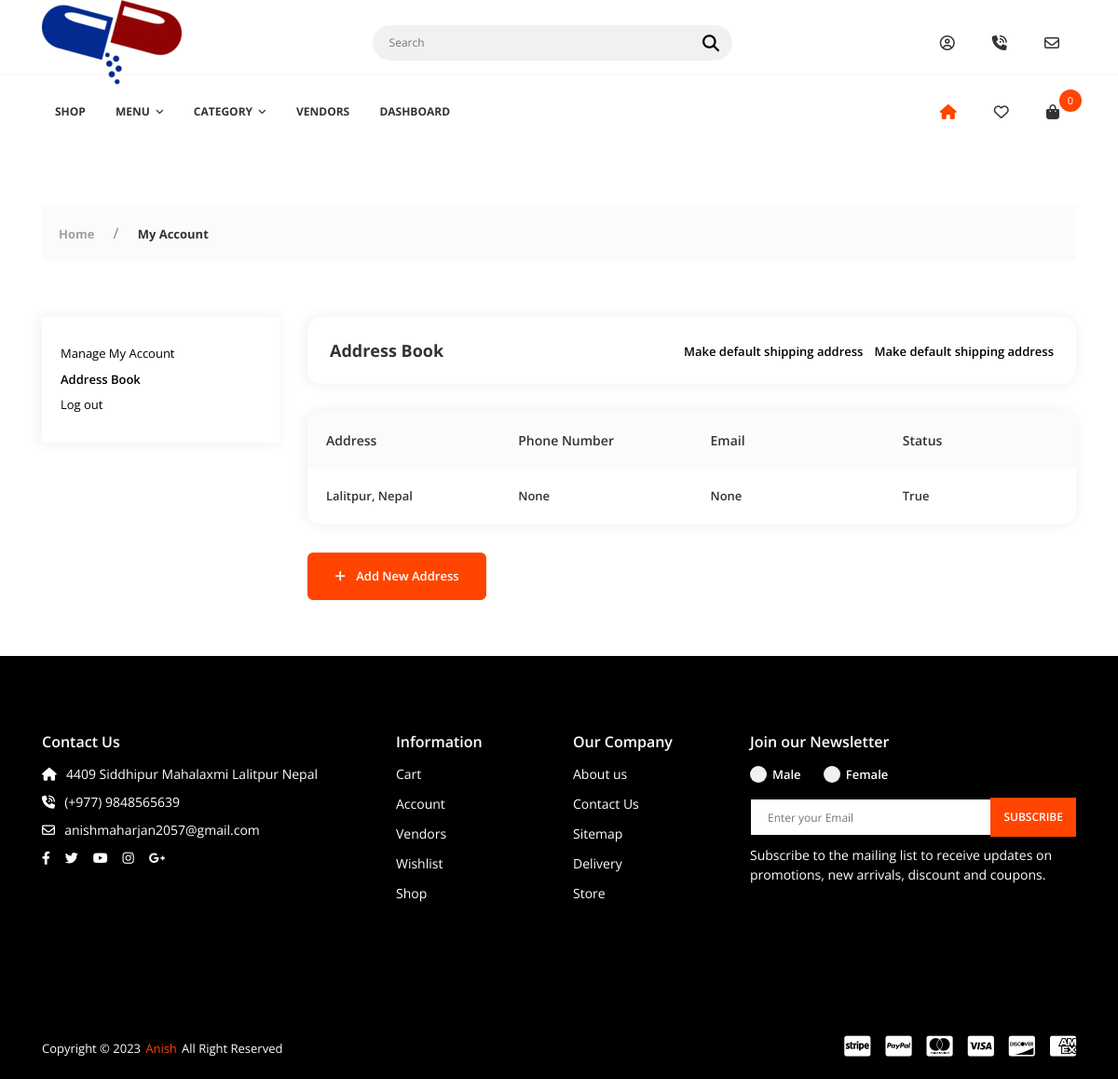
/dashboard/address/ (signed in), run on the app's committed database.
### core/models.py (models this page shows)
class Address(models.Model):
    user = models.ForeignKey(User, on_delete= models.SET_NULL, null=True)
    address = models.CharField(max_length=100 , null=True)
    contact_no = models.CharField(max_length=13 , null=True)
    email = models.CharField(max_length=100 , null=True)
    status = models.BooleanField(default=False)
    class Meta:
        verbose_name_plural = "Addresses"

### core/views.py (the view, shortened to what this page needs)
# urls.py: path('dashboard/address/', addressbook, name='addressbook'),
def addressbook(request):
    address = Address.objects.filter(user= request.user)
    context = {
        "address": address,
    }
    return render(request, 'core/addressbook.html', context)

### core/context_processor.py (called while the page is built)
def default(request):
    categories = Category.objects.all()
    subcategories = SubCategory.objects.all()
    listcategories = ListCategory.objects.all()
    products = Product.objects.all()
    try:
        address = Address.objects.get(user= request.user)
    except:
        address=None
    return{
        'categories': categories,
        'subcategories': subcategories,
        'listcategories': listcategories,
        'address': address,
        'products': products,
    }

### templates/core/addressbook.html (shortened to what this page needs)
{% extends 'partials/base.html' %}
{% load static %}
{% block content %}
    <div class="app-content">
        <div class="u-s-p-y-60">
            <div class="section__content">
                <div class="container">
                    <div class="breadcrumb">
                        <div class="breadcrumb__wrap">
                            <ul class="breadcrumb__list">
                                <li class="has-separator">
                                    <a href="index.html">Home</a>
                                </li>
                                <li class="is-marked">
                                    <a href="dash-address-book.html">My Account</a>
                                </li>
                            </ul>
                        </div>
                    </div>
                </div>
            </div>
        </div>
        <div class="u-s-p-b-60">
            <div class="section__content">
                <div class="dash">
                    <div class="container">
                        <div class="row">
                            <div class="col-lg-3 col-md-12">
                                <div class="dash__box dash__box--bg-white dash__box--shadow u-s-m-b-30">
                                    <div class="dash__pad-1">
                                        <ul class="dash__f-list">
                                            <li>
                                                <a class="dash" href="{% url 'core:dashboard' %}">Manage My Account</a>
                                            </li>
                                            <li>
                                                <a class="dash-active" href="{% url 'core:addressbook' %}">Address Book</a>
                                            </li>
                                            <li>
                                                <a href="{% url 'userauths:sign-out' %}">Log out</a>
                                            </li>
                                        </ul>
                                    </div>
                                </div>
                            </div>
                            <div class="col-lg-9 col-md-12">
                                <div class="dash__box dash__box--shadow dash__box--radius dash__box--bg-white u-s-m-b-30">
                                    <div class="dash__pad-2">
                                        <div class="dash__address-header">
                                            <h1 class="dash__h1">Address Book</h1>
                                            <div>
                                                <span class="dash__link dash__link--black u-s-m-r-8">
                                                    <a href="dash-address-make-default.html">Make default shipping address</a>
                                                </span>
                                                <span class="dash__link dash__link--black">
                                                    <a href="dash-address-make-default.html">Make default shipping address</a>
                                                </span>
                                            </div>
                                        </div>
                                    </div>
                                </div>
                                <div class="dash__box dash__box--shadow dash__box--bg-white dash__box--radius u-s-m-b-30">
                                    <div class="dash__table-2-wrap gl-scroll">
                                        <table class="dash__table-2">
                                            <thead>
                                                <tr>
                                                    <th>Address</th>
                                                    <th>Phone Number</th>
                                                    <th>Email</th>
                                                    <th>Status</th>
                                                </tr>
                                            </thead>
                                            <tbody>
                                                {% for a in address %}
                                                <tr>
                                                    <td>{{a.address}}</td>
                                                    <td>{{a.contact_no}}</td>
                                                    <td>{{a.email}}</td>
                                                    <td>
                                                        {{a.status}}
                                                    </td>
                                                </tr>
                                                {% endfor%}
                                            </tbody>
                                        </table>
                                    </div>
                                </div>
                                <div>
                                    <a class="dash__custom-link btn--e-brand-b-2" href="dash-address-add.html">
                                        <i class="fas fa-plus u-s-m-r-8"></i>
                                        <span>Add New Address</span>
                                    </a>
                                </div>
                            </div>
                        </div>
                    </div>
                </div>
            </div>
        </div>
    </div>
{% endblock content %}

### data on the page
Address: address "Lalitpur, Nepal", contact_no "None", email "None", status "True"

### other printed values
{{ request.session.cart_data_obj|length }} "0"
